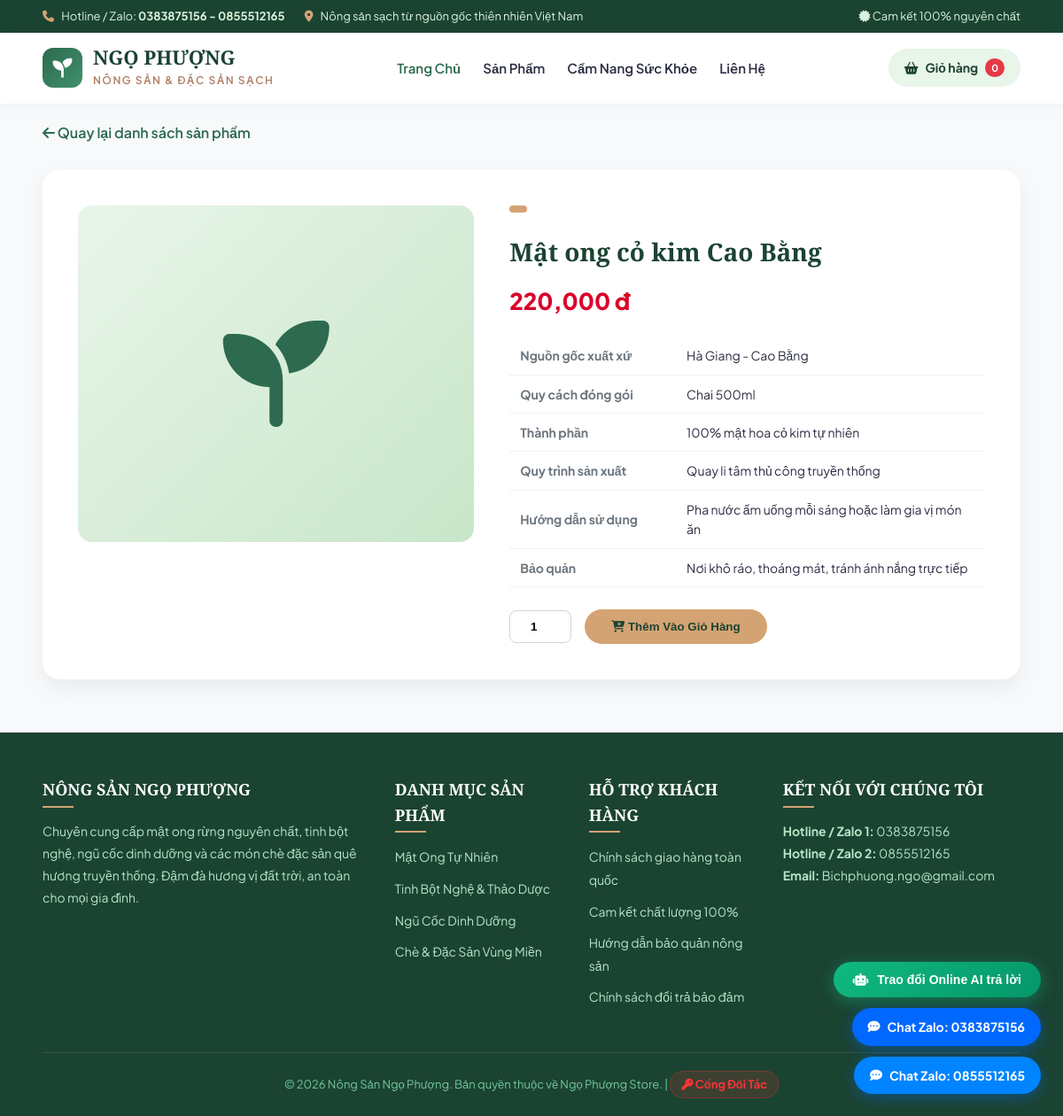
Page /product/1 on the committed database.
### tables this page shows
CREATE TABLE products (
    id INTEGER PRIMARY KEY AUTOINCREMENT,
    sort_order INTEGER DEFAULT 0,
    group_name TEXT,
    name TEXT,
    price INTEGER,
    packaging TEXT,
    rating INTEGER,
    origin TEXT,
    ingredients TEXT,
    process TEXT,
    usage TEXT,
    storage TEXT,
    image TEXT,
    status TEXT,
    author TEXT,
    date TEXT
);

### app.py (the view)
@app.route("/product/<int:product_id>")
def product_detail(product_id):
    product = get_product_by_id(product_id)
    if not product or product.get("status") != "approved":
        flash("Sản phẩm không tồn tại hoặc đang chờ kiểm duyệt!", "warning")
        return redirect(url_for("home"))
    cart = session.get("cart", {})
    cart_count = sum(cart.values())
    all_p = get_all_products("approved")
    related = [p for p in all_p if p["group_name"] == product["group_name"] and p["id"] != product["id"]][:4]
    return render_template("detail.html", product=product, related=related, cart_count=cart_count)

### app.py (called while the page is built)
def get_db():
    conn = sqlite3.connect(DB_PATH)
    conn.row_factory = sqlite3.Row
    return conn

def get_all_products(status="approved"):
    conn = get_db()
    if status == "all":
        rows = conn.execute("SELECT * FROM products ORDER BY sort_order ASC, id DESC").fetchall()
    else:
        rows = conn.execute("SELECT * FROM products WHERE status = ? ORDER BY sort_order ASC, id DESC", (status,)).fetchall()
    conn.close()
    if not rows and status == "approved":
        init_db()
        conn = get_db()
        rows = conn.execute("SELECT * FROM products WHERE status = 'approved' ORDER BY sort_order ASC, id DESC").fetchall()
        conn.close()
    return [dict(row) for row in rows]

def get_product_by_id(p_id):
    conn = get_db()
    row = conn.execute("SELECT * FROM products WHERE id = ?", (p_id,)).fetchone()
    conn.close()
    return dict(row) if row else None

### templates/detail.html (shortened to what this page needs)
{% extends "base.html" %}
{% block content %}
<div class="container">
    <a href="{{ url_for('home') }}" style="color: var(--primary); text-decoration: none; font-weight: 600;"><i class="fa-solid fa-arrow-left"></i> Quay lại danh sách sản phẩm</a>
    <div class="detail-wrap">
        <div class="detail-img-box">
            <i class="fa-solid fa-seedling" style="font-size: 120px; color: var(--primary);"></i>
        </div>
        <div class="detail-info">
            <span class="hero-tag" style="padding: 4px 10px; font-size: 11px;">{{ product.group }}</span>
            <h1 class="detail-title">{{ product.name }}</h1>
            <div class="detail-price">{{ "{:,.0f}".format(product.price) }} đ</div>
            <table class="spec-table">
                <tr><td>Nguồn gốc xuất xứ</td><td>{{ product.origin }}</td></tr>
                <tr><td>Quy cách đóng gói</td><td>{{ product.packaging }}</td></tr>
                <tr><td>Thành phần</td><td>{{ product.ingredients }}</td></tr>
                <tr><td>Quy trình sản xuất</td><td>{{ product.process }}</td></tr>
                <tr><td>Hướng dẫn sử dụng</td><td>{{ product.usage }}</td></tr>
                <tr><td>Bảo quản</td><td>{{ product.storage }}</td></tr>
            </table>
            <form action="{{ url_for('add_to_cart', product_id=product.id) }}" method="POST">
                <div class="qty-wrap">
                    <input type="number" name="qty" value="1" min="1" class="qty-input">
                    <button type="submit" class="btn-primary" style="padding: 12px 30px;"><i class="fa-solid fa-cart-plus"></i> Thêm Vào Giỏ Hàng</button>
                </div>
            </form>
        </div>
    </div>
</div>
{% endblock %}

### templates/detail.html (style rules this page uses)
.detail-wrap { background: #fff; border-radius: 20px; padding: 40px; box-shadow: var(--card-shadow); display: grid; grid-template-columns: 1fr 1.2fr; gap: 40px; margin-top: 30px; margin-bottom: 50px; }
.detail-img-box { background: linear-gradient(135deg, #e8f5e9, #c8e6c9); border-radius: 16px; height: 380px; display: flex; align-items: center; justify-content: center; }
.detail-title { font-family: 'Playfair Display', serif; font-size: 28px; font-weight: 800; color: var(--primary-dark); margin-bottom: 12px; }
.detail-price { font-size: 26px; font-weight: 800; color: #d90429; margin-bottom: 20px; }
.spec-table { width: 100%; border-collapse: collapse; margin-bottom: 25px; }
.spec-table td { padding: 10px 12px; border-bottom: 1px solid #edf2f7; font-size: 14px; }
.spec-table td:first-child { font-weight: 700; width: 35%; color: var(--text-muted); }
.qty-wrap { display: flex; gap: 15px; align-items: center; }
.qty-input { width: 70px; padding: 10px; border-radius: 8px; border: 1px solid #ced4da; text-align: center; font-weight: bold; }

### rows in the picture
products: name "Mật ong cỏ kim Cao Bằng", price "220,000", origin "Hà Giang - Cao Bằng", packaging "Chai 500ml", ingredients "100% mật hoa cỏ kim tự nhiên", process "Quay li tâm thủ công truyền thống", usage "Pha nước ấm uống mỗi sáng hoặc làm gia vị món ăn", storage "Nơi khô ráo, thoáng mát, tránh ánh nắng trực tiếp"

### other values in the picture
{{ cart_count }} "0"
